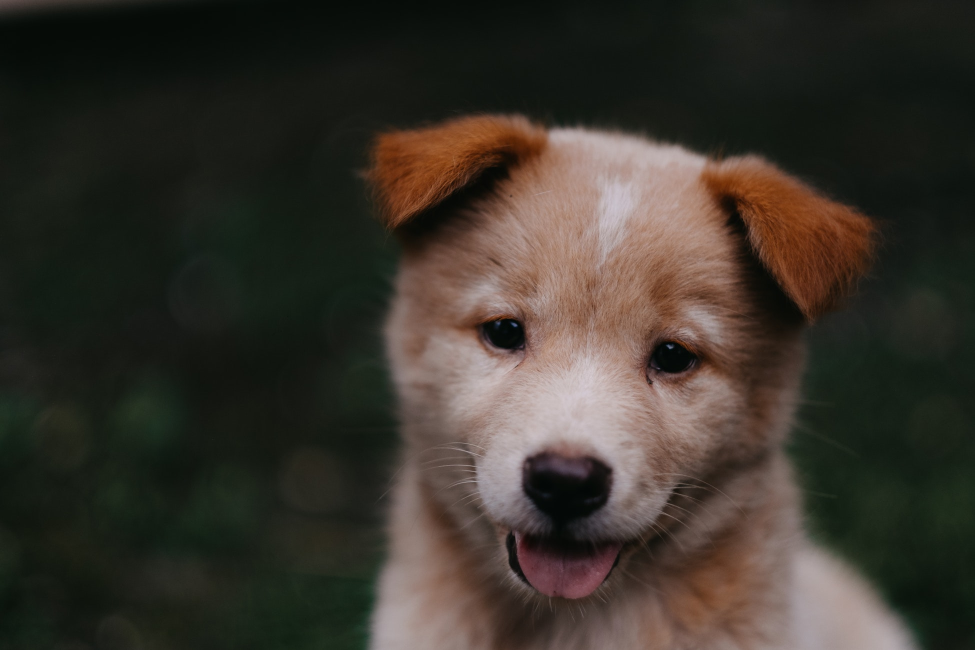
#> input picture data/00-puppy.jpg, 1950 x 1300 px, found by its file name (shown at 1/2 size)
$ jupyter execute 1.add_and_subtract_image.ipynb
#> lines starting #> are read from the running program, lines starting #| are printed output that depends on the picture
[cell 1]
import cv2
import matplotlib.pyplot as plt

***LỒNG GHÉP HAI ẢNH***

[cell 2]
img1 = cv2.imread(r'..\data\00-puppy.jpg')
#> img1 is the input picture: shape (1300, 1950, 3); mean B, G, R 43.8, 51.8, 57.3
img2 = cv2.imread(r'..\data\sammy.jpg')
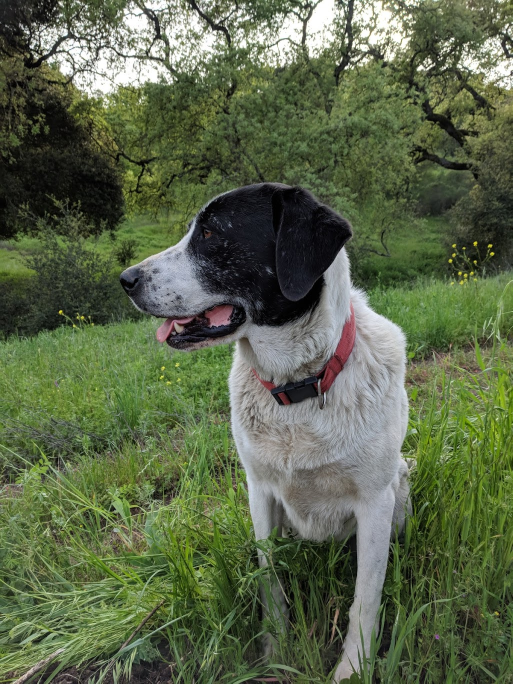
#> input picture data/sammy.jpg, 1025 x 1367 px, found by its file name (shown at 1/2 size)
#> img2 is the input picture: shape (1367, 1025, 3); mean B, G, R 74.2, 102.6, 91.2

# Đưa ảnh về cùng kích thước trước khi trộn
img1 = cv2.resize(img1, (400, 400))
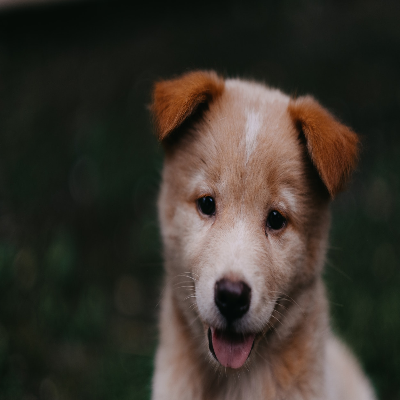
#> img1: shape (400, 400, 3); mean B, G, R 43.7, 51.8, 57.2
img2 = cv2.resize(img2, (400, 400))
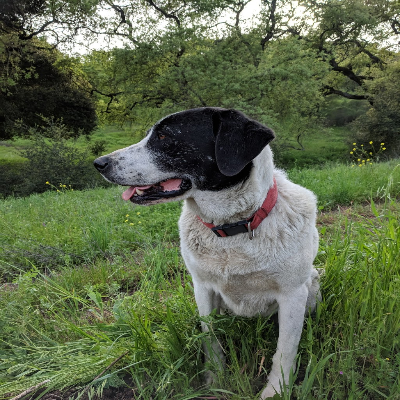
#> img2: shape (400, 400, 3); mean B, G, R 74, 102.5, 91.1

# hàm addWeighted để trộn hai ảnh
'''
tham số:
- img1: ảnh thứ nhất
- alpha: hệ số trọng số của ảnh thứ nhất (theo tỷ lệ phần trăm biểu thị mức độ sáng của ảnh)
- img2: ảnh thứ hai
- beta: hệ số trọng số của ảnh thứ hai (theo tỷ lệ phần trăm biểu thị mức độ sáng của ảnh)
- gamma: hằng số được thêm vào mỗi pixel
'''
new_img = cv2.addWeighted(img1, 0.7, img2, 1.2, 0)
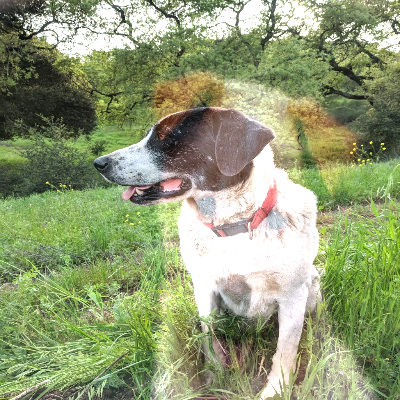
#> new_img: shape (400, 400, 3); mean B, G, R 116.4, 155.6, 145.1

#hàm subtract để trừ hai ảnh (trừ pixel của ảnh thứ hai khỏi pixel của ảnh thứ nhất)
'''
tham số:
- img1: ảnh thứ nhất
- img2: ảnh thứ hai
'''
# new_img2 = cv2.subtract(img1, img2)
plt.imshow(cv2.cvtColor(new_img, cv2.COLOR_BGR2RGB))
# plt.imshow(cv2.cvtColor(new_img2, cv2.COLOR_BGR2RGB))
plt.axis('off')
plt.show()
